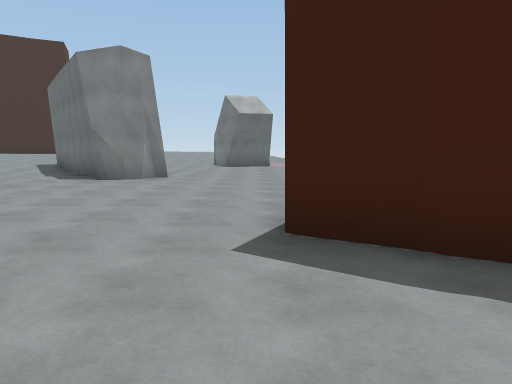
View 1 (above)

24 first-person views from a walk through a scene from a Unity 3-D project. The camera is 1.4 m above the floor, tilts 6° down and sees 70° across. The floor is counted in squares, 2 m on a side. Each view is taken from the middle of a square. On the plan, view 1 faces up. The plan holds only what a view shows up to about 11 squares ahead; the rest is blank. The place goes on beyond the plan. The player is left out. Some animated figures are not drawn.

View 2
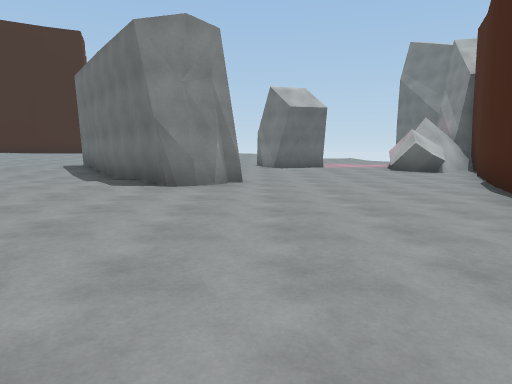

View 3
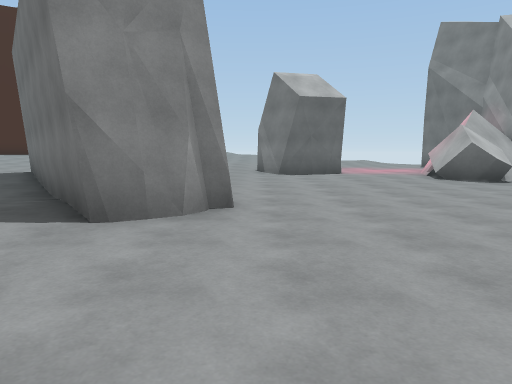

View 4
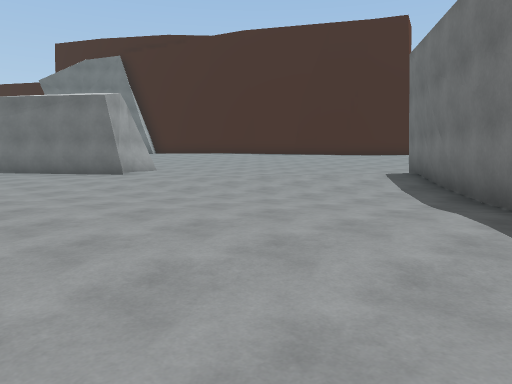

View 5
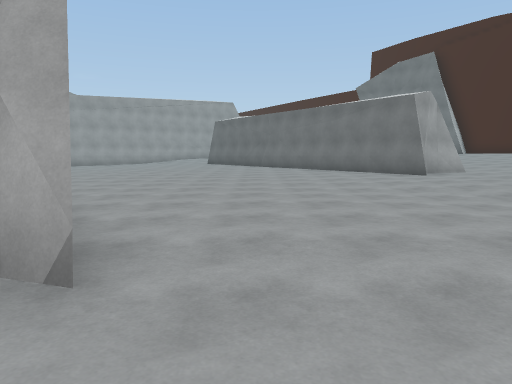

View 6
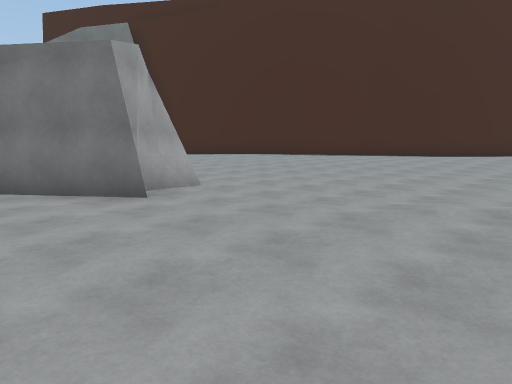

View 7
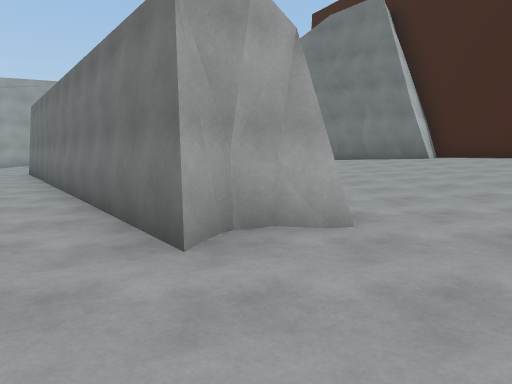

View 8
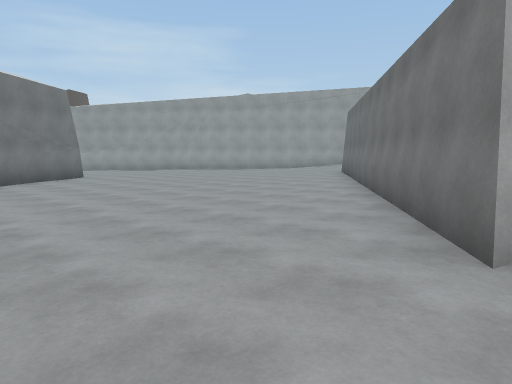

View 9
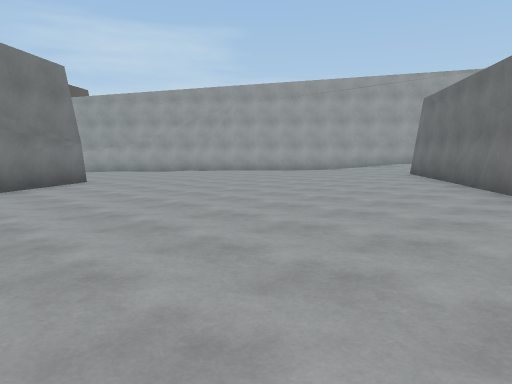

View 10
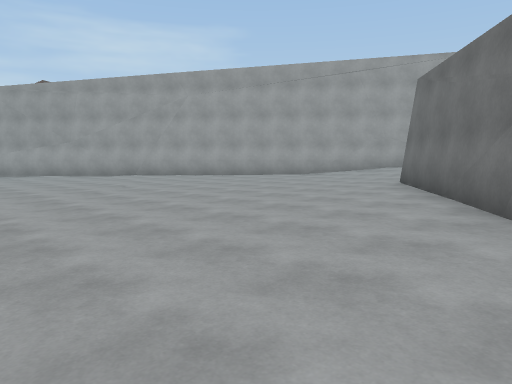

View 11
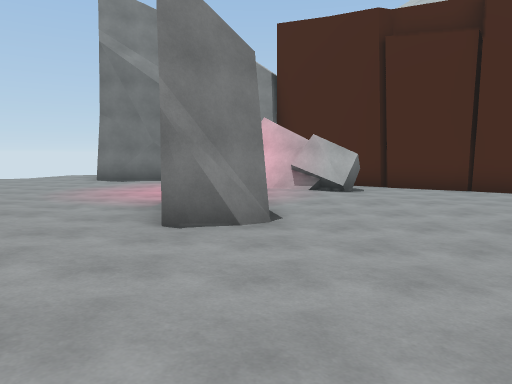

View 12
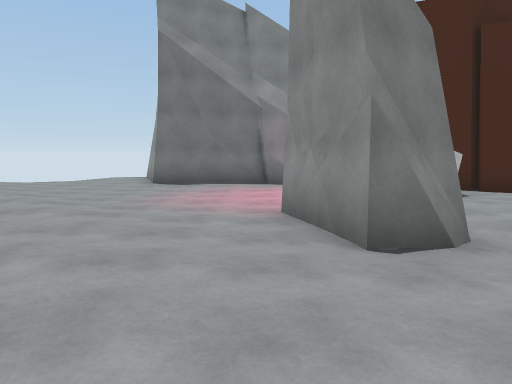

View 13
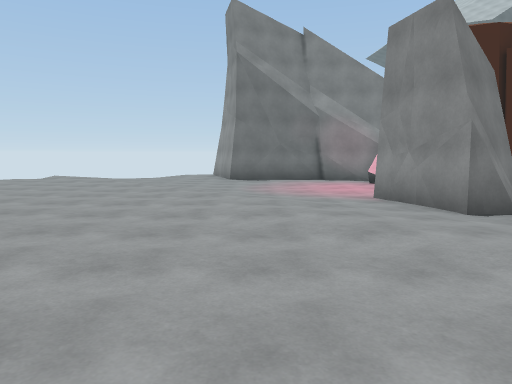

View 14
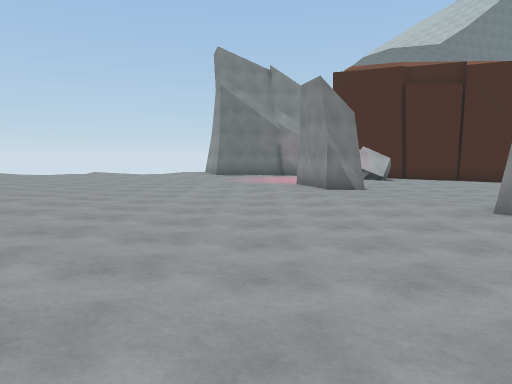

View 15
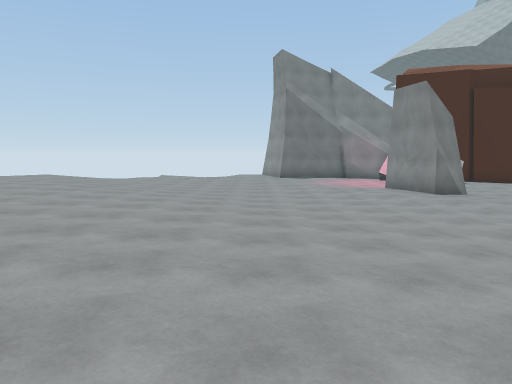

View 16
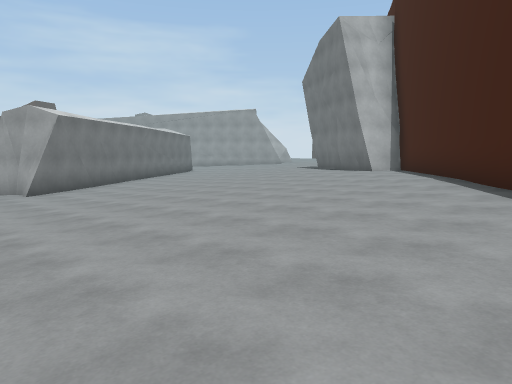

View 17
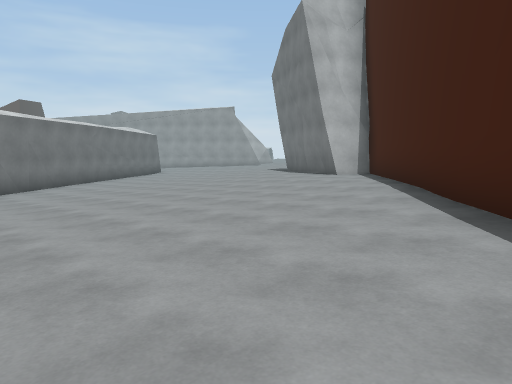

View 18
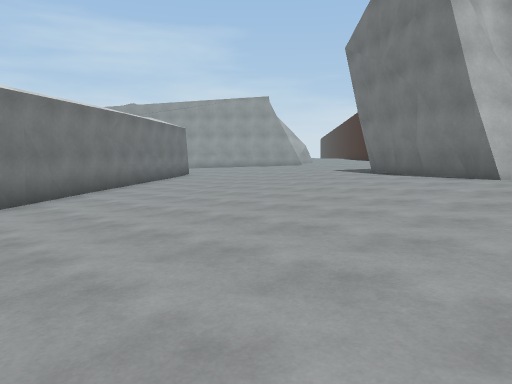

View 19
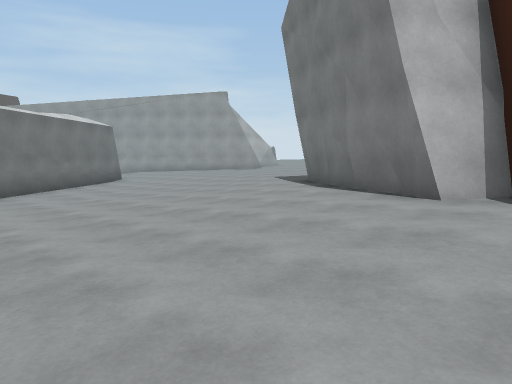

View 20
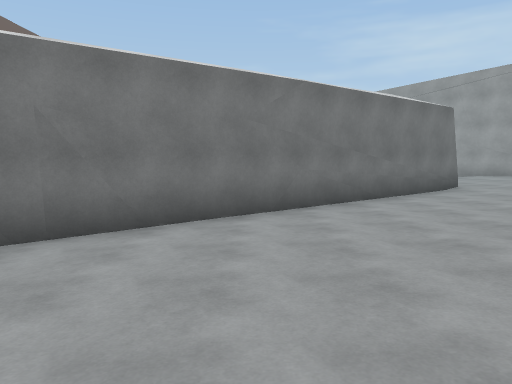

View 21
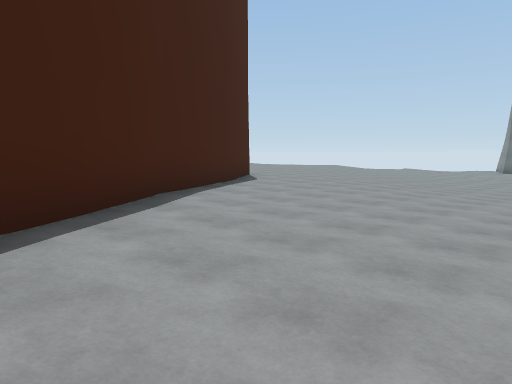

View 22
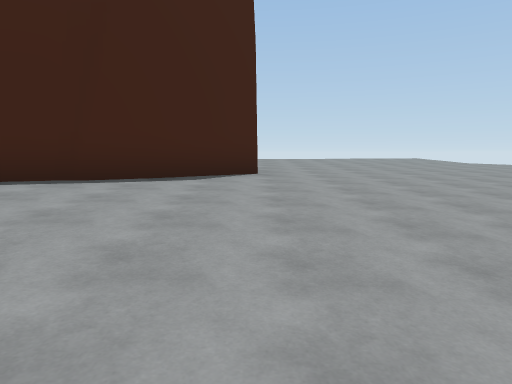

View 23
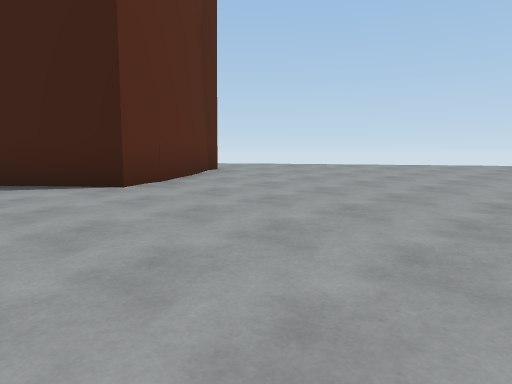

View 24
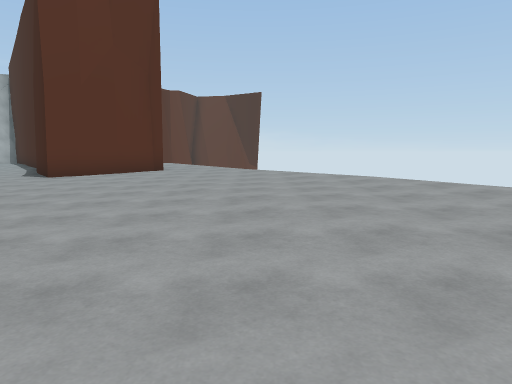

### Floor plan
Key: @ floor where view 1 was taken; # wall or solid block; . main floor; : floor 0.75 m higher than the main floor; + floor 1.5 m higher than the main floor; / step, stairs or slope; O other object.
Columns run from 24 left of view 1 to 6 right of it. Each row starts with its distance up from view 1.
 32               +++++++
 31              +++++++++
 30             +++++++++++
 29            +++++++++++++
 28           ++++++++++++++
 27           #+++++++++++//
 26           ##+++++++++//: :::
 25            ##+++++++/:::::::/
 24           ###+++++::::::::::..
 23          ##++++++::::::::::....
 22        ###++++++::::::::::/....
 21       ##++++++::/::::::::/....#
 20     ###++++++://::::::::/.....#
 19    ##++++++::::::::::::/......#
 18   ##++++++::::::::::::........#
 17 ###++++++::::::::::::.OOO.....#
 16 #+++++++:::::::::::/...OO..####
 15 ##++++::::::::::/#//.......##
 14 #++++:::::::::..## /.......##
 13 #++/:::::::::...:##  .......##
 12 +++::::::::....//.##  ......##
 11 //::::::::...../...#  ......#
 10 /:::::::##.........###.....##
  9 :::::::####.........##.....#
  8 ::::::###.................##
  7 ::::####..................
  6 :::####..................
  5 :####....................
  4 ####..............#......
  3  #............... #  ....##
  2 :..............       .....
  1 ..............         ...
  0 ............            @
 -1  ..........#
 -2   ........##
 -3    ......##
 -4    ......
 -5      ...
 -6       ..

Positions as (right, up) in squares from view 1, and headings:
1: (0, 0), facing up
2: (-2, 2), facing up
3: (-2, 5), facing up
4: (-4, 5), facing up-left
5: (-4, 5), facing left
6: (-9, 7), facing up-left
7: (-11, 10), facing left
8: (-11, 10), facing down-left
9: (-12, 7), facing down-left
10: (-15, 6), facing down-left
11: (-6, 16), facing right
12: (-5, 18), facing right
13: (-7, 20), facing right
14: (-12, 19), facing right
15: (-12, 22), facing right
16: (-12, 21), facing down-left
17: (-14, 21), facing down-left
18: (-15, 17), facing down-left
19: (-18, 17), facing down-left
20: (-19, 13), facing down
21: (-20, 16), facing up-right
22: (-12, 17), facing up
23: (-7, 22), facing up-left
24: (-2, 30), facing left
